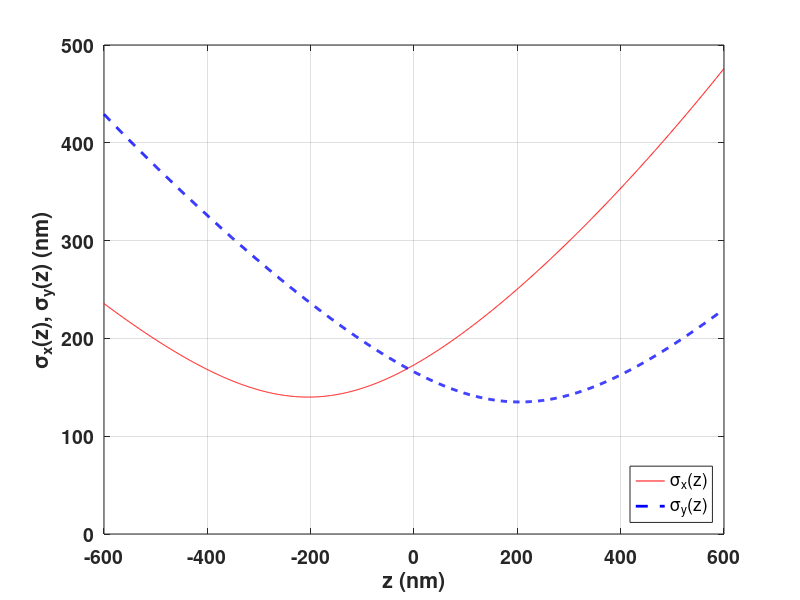

MATLAB code to generate this figure: (Note: this script raises an error after producing the figure.)
%%%%%%%%%%%%%%%%%%%%%%%%%%%%%%%%%%%%%%%%%%%%%%%%%%%%%%%%%%%%%%%%%%%%%%
% SolnBenchmark: AS3D_MEMF_VTR 
% (1) AS - astigmatic PSF
% (2) 3D - emitter locations 
% (3) ME - Multiple Emitter localization 
% (4) MF - from a data movie of multiple frame
% (5) VTR - very high temporal resolution 
% (6) 3 data movies are synthesized with adjacent emitter distances of 40, 
%     30, 20 nm 
% (7) b  - mean of Poisson noise (autofluorescence) (photons/s/nm^2) 
%     mu - mean of Gaussian noise (photons/s/nm^2)
%     G  - variance of Gaussian noise (photons/s/nm^2) 
%
% References
% [1] Y. Sun, "Localization precision of stochastic optical localization 
% nanoscopy using single frames," J. Biomed. Optics, vol. 18, no. 11, pp. 
% 111418-14, Oct. 2013.
% [2] Y. Sun, "Root mean square minimum distance as a quality metric for
% stochastic optical localization nanoscopy images," Sci. Reports, vol. 8, 
% no. 1, pp. 17211, Nov. 2018.
% [3] Y. Sun, "Spatiotemporal resolution as an information theoretical 
% property of stochastic optical localization nanoscopy," 2020 Quantitative 
% BioImaging Conf., QBI 2020, Oxford, UK, Jan. 6-9, 2020.
% 
% Yi Sun
% Electrical Engineering Department
% The City College of City University of New York
% E-mail: ysun@ccny.cuny.edu
% 05/08/2020
%%%%%%%%%%%%%%%%%%%%%%%%%%%%%%%%%%%%%%%%%%%%%%%%%%%%%%%%%%%%%%%%%%%%%%

clear
%% Emitter distance: choose one of three
 eD=40 ;             % nm 
% eD=30 ;             % nm 
% eD=20 ;             % nm 
%% Intialization 
rng('default') ; 
key=0 ;               % key for random number generators
key=key+eD ; 
rng(key) ; 
fprintf(1,'Emitter lateral distance: %d (nm) \n',eD) ; 
%% Optical system: 3D astigmatic PSF
c=205 ;
d=290 ;         % depth of microscope
sigmax0=280/2 ; Ax=0.05 ; Bx=0.03 ;   % nm
sigmay0=270/2 ; Ay=-0.01 ; By=0.02 ;	% 
%% show sigmax, sigmay vs. z
z=-600:600 ;
sigmax=sigmax0*(1+(z+c).^2/d^2+Ax*(z+c).^3/d^3+Bx*(z+c).^4/d^4).^0.5 ;
sigmay=sigmay0*(1+(z-c).^2/d^2+Ay*(z-c).^3/d^3+By*(z-c).^4/d^4).^0.5 ;
figure
lg=plot(z,sigmax,'r-',z,sigmay,'b--','LineWidth',2) ;
axis([-600 600 0 500])
grid on
set(gca,'FontSize',14,'FontWeight','bold') ;
legend(lg,'\sigma_x(z)','\sigma_y(z)','Location','southeast')
xlabel('z (nm)')
ylabel('\sigma_x(z), \sigma_y(z) (nm)')
%% Frame 
% sample is located at [0,Lx]x[0,Ly]x[-Lz,Lz]
Lx=2^12 ;
Ly=Lx ;               % frame size in nm
Dx=2^7 ; Dy=2^7 ;     % pixel size of cammera
Kx=Lx/Dx ; Ky=Ly/Dy ; % frame size in pixels
Lz=400 ;              % 2xLz - axial depth in nm
%% Emitter intensity and signal to noise ratio
Dt=0.01 ;             % second, time per frame (1/Dt is frame rate) 
Ih=2*300000 ;         % average number of detected photons per emitter per second
DtIh=Dt*Ih ;          % photon count per frame per emitter 
% 'high SNR'          % r=1200000, SNR=60.79 (dB)
b=0.3 ;               % rp=2000000, SPNR=63.01 (dB)
G=0.2 ;               % rg=3000000, SGNR=64.77 (dB)
rp=Ih/b ;             % SPNR (nm^2/emitter) 
SPNR=10*log10(rp) ;   % SPNR (dB)
rg=Ih/G ;             % SGNR (nm^2/emitter) 
SGNR=10*log10(rg) ;   % SGNR (dB)
r=rp*rg/(rp+rg) ;     % total SNR (nm^2/emitter) 
SNR=10*log10(r) ;     % total SNR (dB)
mu=5 ;                % mean of Gaussian noise (photons/s/nm^2)
Coff=mu*Dt*Dx*Dy ;    % Coff=819.2 photons/pixel; Camera offset in effect
%% Emitter locations - ground truth
fprintf(1,'Emitter locations: \n') ;
M=500 ;
phi=0.1 ; beta=7.5+0.5*rand ;  % helix parameters xy1=zeros(2,M) ;
xy1=zeros(3,M) ;
t=zeros(1,M) ; 
m=1 ; t(m)=2 ;        % 1st emitter locaiton
xy1(:,m)=[beta*t(m)*cos(phi*t(m))  
          beta*t(m)*sin(phi*t(m))
          -Lz+(m-0.5)*(2*Lz/M)] ; 
for m=2:M
  if mod(m,50)==0||m==2
    fprintf(1,'M=%3d m=%3d \n',M,m) ;
  end
  syms t0
  St=vpasolve((beta*t0*cos(phi*t0)-xy1(1,m-1))^2+(beta*t0*sin(phi*t0)-xy1(2,m-1))^2==eD^2,t0,t(m-1)+0.1) ;
  t(m)=St ;
  xy1(:,m)=[beta*t(m)*cos(phi*t(m)) 
            beta*t(m)*sin(phi*t(m))
            -Lz+(m-0.5)*(2*Lz/M)] ; 
end
phi_=2*pi*rand ;        % random initial position in lateral plane
xy_=[cos(phi_) -sin(phi_) 
     sin(phi_) cos(phi_)]*xy1(1:2,:)+2*randn(2,1) ; 
xy0=[(max(xy_(1,:))+min(xy_(1,:)))/2 ; (max(xy_(2,:))+min(xy_(2,:)))/2] ;
xy_=xy_-xy0+[Lx/2 ; Ly/2] ; % adjust to frame center in lateral plane
xyz=[xy_ ; xy1(3,:)] ; 
% save emitter locations 
xyz0=xyz' ;             % ground truth emitter locaitons 
filename_xyz0=strcat('3DAS_MEMF_VTR_eD',num2str(eD),'nm_xyz0','.txt') ; 
save(filename_xyz0,'-ascii','xyz0') ;

%% Emitter activations
N=50 ;      % Temporal resolution (TR): N*Dt=0.5 sec
Nape=12/2 ; % Average # of activations per emitter in data movie
            % =(1-p0)*N ; ensure each emitter is activated at least once 
J=4 ;       % Maximum state
r01=0.5 ;   r02=0.7 ;   r03=0.8 ;   r04=1.0 ; 
r21=1-r01 ; r32=1-r02 ; r43=1-r03 ;  
r00=1-Nape/((N-Nape)*(1+r21+r21*r32+r21*r32*r43)) ; % =0.9188
r10=1-r00 ; 
R=[r00 r01 r02 r03 r04 % matrix of state transition probabilities
   r10 0   0   0   0
   0   r21 0   0   0
   0   0   r32 0   0
   0   0   0   r43 0] ;
den=1+r10+r10*r21+r10*r21*r32+r10*r21*r32*r43 ; 
p0=1/den ;                % =0.8800, probability of deactivation, i.e. state 0
p1=r10/den ;              % =0.0714, probability of state 1
p2=r10*r21/den ;          % =0.0357, probability of state 2
p3=r10*r21*r32/den ;      % =0.0107, probability of state 3
p4=r10*r21*r32*r43/den ;  % =0.0021, probability of state 4
pa=1-p0 ;                 % =0.1200, probability of activation
Naae=(1-p0)*M ;           % =Nape*M/N=60, average # of activated emitters/frame
pd=1-(1-p0^N)^M ;         % =0.5676, probability that at least one emitter
                          % is not activated in data movie
c0=zeros(M,N+1) ; % states of Markov chains in data movie
for n=2:N+1
  for m=1:M
    c0(m,n)=(c0(m,n-1)+1)*(1-(rand<R(1,c0(m,n-1)+1))) ; % state transitions
  end
end
ca=c0(:,2:N+1) ;   % remove initial all-0 state
if sum(ca(:,1))==0 % avoid all zeros in 1st frame!
  ca(1,1)=1 ; 
end

%% Generate and save a data movie
fprintf(1,'Generate a data movie: \n') ; 
a=(ca~=0) ;     % a(m,n)=1 if activated; a(m,n)=0 otherwise  
                % sum(sum(a')==0): # of emitters never activated 
Na=sum(a) ;     % number of activated emitters in nth frame
xyzActive=zeros(3,M,N) ; % activated emitter locations in nth frame
ma=zeros(M,N) ; % index of activated emitters in a frame 
for n=1:N
  p=0 ; 
  if Na(n)>0
    for m=1:M
      if a(m,n)
        p=p+1 ;
        xyzActive(:,p,n)=xyz(:,m) ;
        ma(p,n)=m ;               % mth emitter is actived in nth frame
      end
    end
  end
  U=AS3D_Frame(c,d,sigmax0,Ax,Bx,sigmay0,Ay,By,Kx,Ky,Dx,Dy,Dt,Ih,b,mu,G,xyzActive(:,1:p,n)) ;
  U16=uint16(U) ;
  filename_Frame=strcat('3DAS_MEMF_VTR_eD',num2str(eD),'nm_Frame',num2str(n),'.tif') ;
  imwrite(U16,filename_Frame) ;   % save data frame
  if mod(n,10)==0||n==1
    fprintf(1,'eD=%2d N=%3d n=%3d Na=%d \n',eD,N,n,Na(n)) ;
  end
end

%% Read 10th data frame
Fig=figure('Position',[400 200 400 400],'Color',[1 1 1]) ;
filename_Frame=strcat('3DAS_MEMF_VTR_eD',num2str(eD),'nm_Frame',num2str(10),'.tif') ;
U16=imread(filename_Frame); % read 10th data frame 
U=double(U16) ; 
show8bimage(U,'Yes','gray','No') ;  % show data frame

%% Save 10th data frame as a 8-bit PNG for show
Umax=max(max(U)) ; Umin=min(min(U)) ; 
U8=upsample2D(8,8,U) ;
U88=uint8(255*(U8-Umin)/(Umax-Umin)) ;
filename_Frame=strcat('3DAS_MEMF_VTR_eD',num2str(eD),'nm_Frame',num2str(10),'.png') ;
imwrite(U88,filename_Frame) ; % save data frame 

%% Localization by the UGIA-M and UGIA-F estimators 
fprintf(1,'UGIA-M and UGIA-F estimators: \n') ; 
[xyzM,xyzF]=AS3D_UGIA_MF(c,d,sigmax0,Ax,Bx,sigmay0,Ay,By,Kx,Ky,Dx,Dy,Dt,Ih,b,G,xyz,a) ;
%% Calculate RMSMD and show sequence
Fig=figure('Position',[300 200 600 600],'Color',[0 0 0]) ;
sft=0.075 ;     % Figure setup
C1=-sft ; C2=0.5-(1-0.25)*sft+0.006;
R1=0.5-(1-0.25)*sft+0.009 ; R2=-sft+0.011 ;
W1=0.5+1.25*sft-0.008 ; W2=0.5+1.25*sft+0.012 ;
H1=0.5+1.25*sft-0.001 ; H2=0.5+1.25*sft-0.001 ;

xyzFa=zeros(3,sum(Na)) ; 
RMSMD_M=zeros(1,N) ; RMSMD_F=zeros(1,N) ; 
pF=0 ;                  % number of activated emitters from 1st to nth frames
Ia=uint8(zeros(M,1)) ;  % indices of activated emitter of a movie
for n=1:N
% 
  Figa=subplot(2,2,1) ;
  plot(xyz(1,:),Ly-xyz(2,:),'w.','MarkerSize',4) ; hold on
  plot(xyzActive(1,1:Na(n),n),Ly-xyzActive(2,1:Na(n),n),'r.') ;
  plot([0 Lx Lx 0 0],[0 0 Ly Ly 0],'w-','MarkerSize',2)
  plot([200 700],[200 200],'w-',[200 200],[200-60 200+60],'w-',[700 700],[200-60 200+60],'w-') ;
  hold off
  text(180,420,'500 nm','Color','white') ;
  axis([0 Lx 0 Ly])
  set(gca,'XTick',[]) ; % Turn off X and Y ticks
  set(gca,'YTick',[]) ;
  axis off
  set(Figa,'OuterPosition',[C1,R1,W1,H1]) ;
%
  Figb=subplot(2,2,2) ;
  filename_Frame=strcat('3DAS_MEMF_VTR_eD',num2str(eD),'nm_Frame',num2str(n),'.tif') ;
  V16=imread(filename_Frame); % read data frame
  V=double(V16) ;
  show8bimage(V,'Yes','gray','No') ; hold on
  plot([0 Lx/Dx Lx/Dx 0 0]+0.5,[0 0 Ly/Dy Ly/Dy 0]+0.5,'w-','MarkerSize',2) ; hold off
  text(1+0.5,30+0.3,compose('TR=%5.2f (sec)',Dt*n),'Color','white') ;
  axis off
  set(gca,'XTick',[]) ; % Turn off X and Y ticks
  set(gca,'YTick',[]) ;
  set(Figb,'OuterPosition',[C2,R1,W2,H1]) ;
%
  Figc=subplot(2,2,3) ; % show current estimated locations
  Ia=(Ia | a(:,n)) ;
  pM=sum(Ia) ;          % # of emitters that were activated at least once in frames 1 to  n
  [RMSMD_M(n),~]=RMSMD(xyzM(:,1:pM,n),xyz) ;
  plot(xyzM(1,1:pM,n),Ly-xyzM(2,1:pM,n),'w.','MarkerSize',4) ; hold on
  plot([0 Lx Lx 0 0],[0 0 Ly Ly 0],'w-','MarkerSize',2) ; hold off
  axis([0 Lx 0 Ly])
  text(1*Dx,Ly-2*Dy,'UGIA-M','Color','white') ;
  text(1*Dx,Ly-30*Dy,compose('RMSMD=%4.2f (nm) ',RMSMD_M(n)),'Color','white') ;
  set(gca,'XTick',[]) ; % Turn off X and Y ticks
  set(gca,'YTick',[]) ;
  axis off
  set(Figc,'OuterPosition',[C1,R2,W1,H2]) ;
%
  Figd=subplot(2,2,4) ; % show all estimated locations
  xyzFa(:,pF+1:pF+Na(n))=xyzF(:,1:Na(n),n) ;  % No action if Na(n)=0
  pF=pF+Na(n) ;         % # of locations in frames 1 to n
  % remove estimated locations outside [0,Lx]x[0,Ly]x[-Lz,Lz] !
  xyzT=zeros(3,pF) ;    
  p=0 ;                 % # of estimated locations inside [0,Lx]x[0,Ly]x[-Lz,Lz]
  for i=1:pF
    if xyzFa(1,i)>=0&&xyzFa(1,i)<=Lx ...
       &&xyzFa(2,i)>=0&&xyzFa(2,i)<=Ly ...
       &&xyzFa(3,i)>=-Lz&&xyzFa(3,i)<=Lz
      p=p+1 ;
      xyzT(:,p)=xyzFa(:,i) ; 
    end
  end
  if p==0, p=1 ; xyzT(:,p)=xyzFa(:,p) ; end   % avoid p=0
  [RMSMD_F(n),~]=RMSMD(xyzT(:,1:p),xyz) ;
  %[RMSMD_F(n),~]=RMSMD(xyzFa(:,1:pF),xyz) ;
  plot(xyzFa(1,1:pF),Ly-xyzFa(2,1:pF),'w.','MarkerSize',4) ; hold on
  plot([0 Lx Lx 0 0],[0 0 Ly Ly 0],'w-','MarkerSize',2) ; hold off
  axis([0 Lx 0 Ly])
  text(1*Dx,Ly-2*Dy,'UGIA-F','Color','white') ;
  text(1*Dx,Ly-30*Dy,compose('RMSMD=%4.2f (nm) ',RMSMD_F(n)),'Color','white') ;
  set(gca,'XTick',[]) ; % Turn off X and Y ticks
  set(gca,'YTick',[]) ;
  axis off
  set(Figd,'OuterPosition',[C2,R2,W2,H2]) ;
  getframe(gcf) ;
  fprintf(1,'eD=%2d N=%3d n=%3d pM=%d pF=%d p=%d \n',eD,N,n,pM,pF,p) ;
end

%% Show RMSMDs
figure
lg=loglog(Dt*(1:N),RMSMD_M,'r-',Dt*(1:N),RMSMD_F,'k-') ; 
legend(lg,'UGIA-M','UGIA-F','location','southwest') ; 
axis([Dt Dt*N min([min(RMSMD_M) min(RMSMD_F)]) max([max(RMSMD_M) max(RMSMD_F)])]) ;
ylabel('RMSMD (nm)') ; 
xlabel('Temporal resolution (s)') ; 

%% Show estimates
figure('Position',[400 300 600 600],'Color',[1 1 1]) ;
plot3(xyz(1,:),xyz(2,:),xyz(3,:),'k.') ; hold on
plot3(xyzM(1,1:pM,n),xyzM(2,1:pM,n),xyzM(3,1:pM,n),'b.') ; 
plot3(xyzF(1,:),xyzF(2,:),xyzF(3,:),'r.') ; hold off
xlabel('x (nm)') 
ylabel('y (nm)')
ylabel('z (nm)') ; 
axis([0 Lx 0 Ly -Lz Lz])

%% Results: RMSMD vs emitter distance 
% M=500; N=50; TR=0.5 sec
% pM: # of emitters activated at least once in a movie
% Distance:     40      30      20      Average (nm)
% pM:           491     495     495
% UGIA-M (nm):  6.93    6.73    7.57    7.08
% UGIA-F (nm):  139.77  182.91  248.23  190.30
% mean([139.77  182.91  248.23]) 
